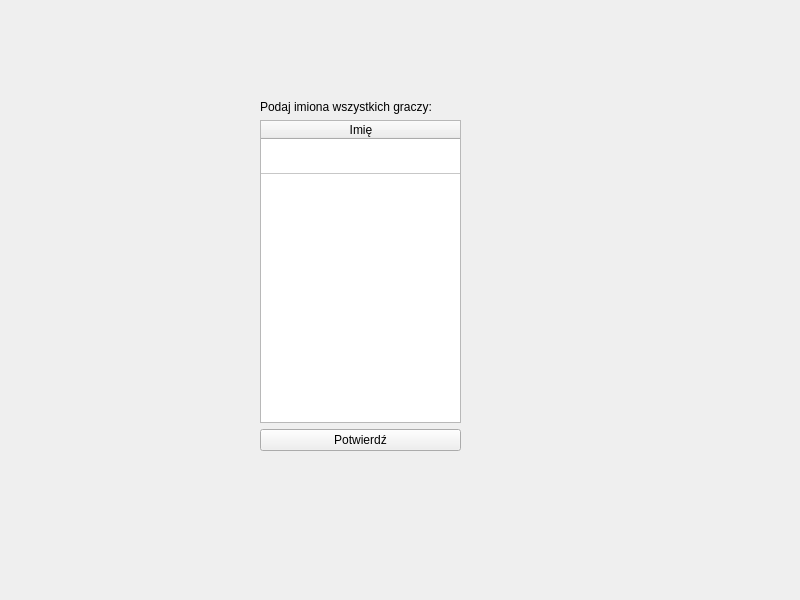
<?xml version="1.0" encoding="UTF-8"?>
<ui version="4.0">
 <class>MainWindow</class>
 <widget class="QMainWindow" name="MainWindow">
  <property name="geometry">
   <rect>
    <x>0</x>
    <y>0</y>
    <width>800</width>
    <height>600</height>
   </rect>
  </property>
  <property name="windowTitle">
   <string>MainWindow</string>
  </property>
  <widget class="QWidget" name="centralwidget">
   <widget class="QStackedWidget" name="stackedWidget">
    <property name="geometry">
     <rect>
      <x>10</x>
      <y>10</y>
      <width>781</width>
      <height>581</height>
     </rect>
    </property>
    <widget class="QWidget" name="page">
     <widget class="QWidget" name="verticalLayoutWidget">
      <property name="geometry">
       <rect>
        <x>250</x>
        <y>90</y>
        <width>201</width>
        <height>351</height>
       </rect>
      </property>
      <layout class="QVBoxLayout" name="verticalLayout">
       <item>
        <widget class="QLabel" name="label">
         <property name="text">
          <string>Podaj imiona wszystkich graczy:</string>
         </property>
        </widget>
       </item>
       <item>
        <widget class="QTableWidget" name="PlayerNamesTable">
         <property name="alternatingRowColors">
          <bool>true</bool>
         </property>
         <property name="rowCount">
          <number>1</number>
         </property>
         <attribute name="horizontalHeaderCascadingSectionResizes">
          <bool>false</bool>
         </attribute>
         <attribute name="horizontalHeaderMinimumSectionSize">
          <number>200</number>
         </attribute>
         <attribute name="horizontalHeaderDefaultSectionSize">
          <number>200</number>
         </attribute>
         <attribute name="verticalHeaderVisible">
          <bool>false</bool>
         </attribute>
         <attribute name="verticalHeaderDefaultSectionSize">
          <number>35</number>
         </attribute>
         <row/>
         <column>
          <property name="text">
           <string>Imię</string>
          </property>
         </column>
        </widget>
       </item>
       <item>
        <widget class="QPushButton" name="AcceptButton">
         <property name="text">
          <string>Potwierdź</string>
         </property>
        </widget>
       </item>
      </layout>
     </widget>
    </widget>
    <widget class="QWidget" name="page_2"/>
   </widget>
  </widget>
 </widget>
 <resources/>
 <connections/>
</ui>
